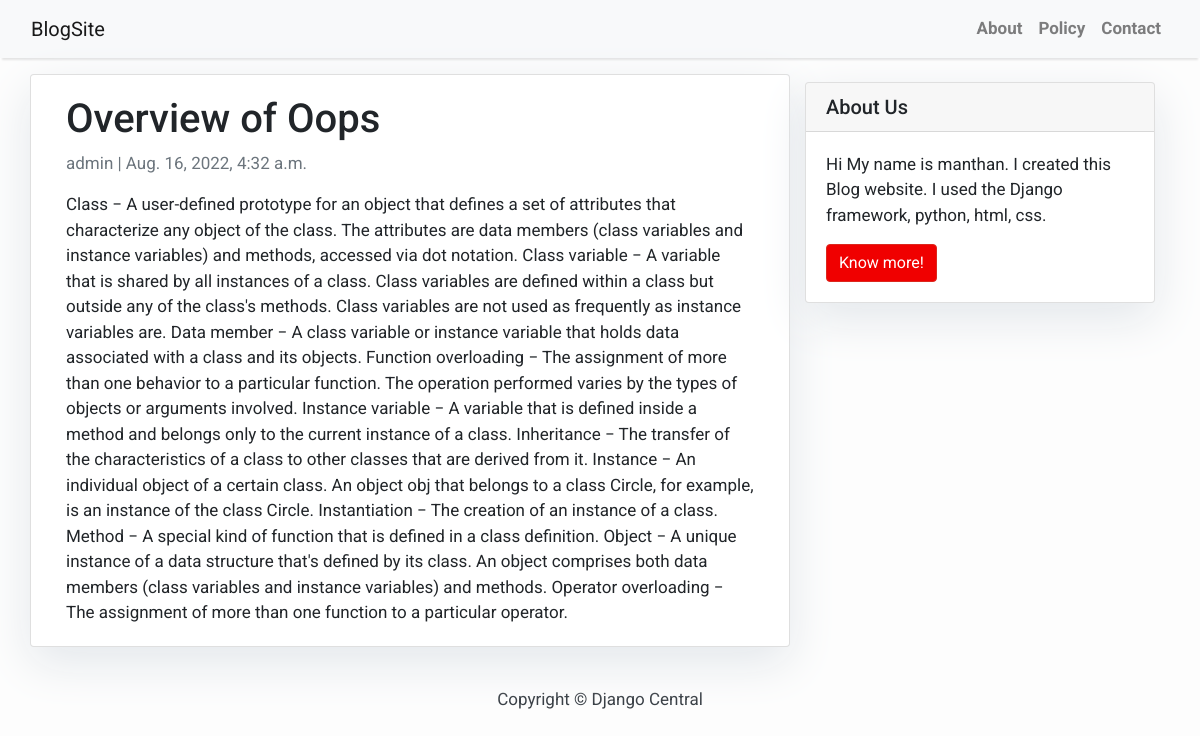
Page /overview-of-oops/ on the committed database.
### blog/models.py (models this page shows, shortened)
class Post(models.Model):
    title = models.CharField(max_length=200, unique=True)
    slug = models.SlugField(max_length=200, unique=True)
    author = models.ForeignKey(User, on_delete=models.CASCADE, related_name='blog_posts')
    updated_on = models.DateTimeField(auto_now=True)
    content = models.TextField()
    created_on = models.DateTimeField(auto_now_add=True)
    status = models.IntegerField(choices=STATUS, default=0)
    class Meta:
        ordering = ['-created_on']

### blog/views.py (the view)
# urls.py: path('<slug:slug>/', views.PostDetail.as_view(), name='post_detail'),
class PostDetail(generic.DetailView):
    model = Post
    template_name = 'post_detail.html'

### templates/post_detail.html
{% extends 'base.html' %} {% block content %}
<div class="container">
  <div class="row">
    <div class="col-md-8 card mb-4  mt-3 left  top">
      <div class="card-body">
        <h1>{% block title %} {{ object.title }} {% endblock title %}</h1>
        <p class=" text-muted">{{ post.author }} | {{ post.created_on }}</p>
        <p class="card-text ">{{ object.content | safe }}</p>
      </div>
    </div>
    {% block sidebar %} {% include 'sidebar.html' %} {% endblock sidebar %}
  </div>
</div>
{% endblock content %}

### templates/base.html (style rules this page uses)
body { font-family: "Roboto", sans-serif; font-size: 17px; background-color: #fdfdfd; }

### templates/sidebar.html (style rules this page uses)
.card { box-shadow: 0 16px 48px #E3E7EB; }

### rows in the picture
Post: title "Overview of Oops", author "admin", created_on "Aug. 16, 2022, 4:32 a.m.", content "Class − A user-defined prototype for an object that defines a set of attributes that characterize any object of the class. The attributes are data members (class variables and instance variables) and methods, accessed via dot notation. Class variable − A variable that is shared by all instances of a class. Class variables are defined within a class but outside any of the class's methods. Class variables are not used as frequently as instance variables are. Data member − A class variable or instance variable that holds data associated with a class and its objects. Function overloading − The assignment of more than one behavior to a particular function. The operation performed varies by the…"
